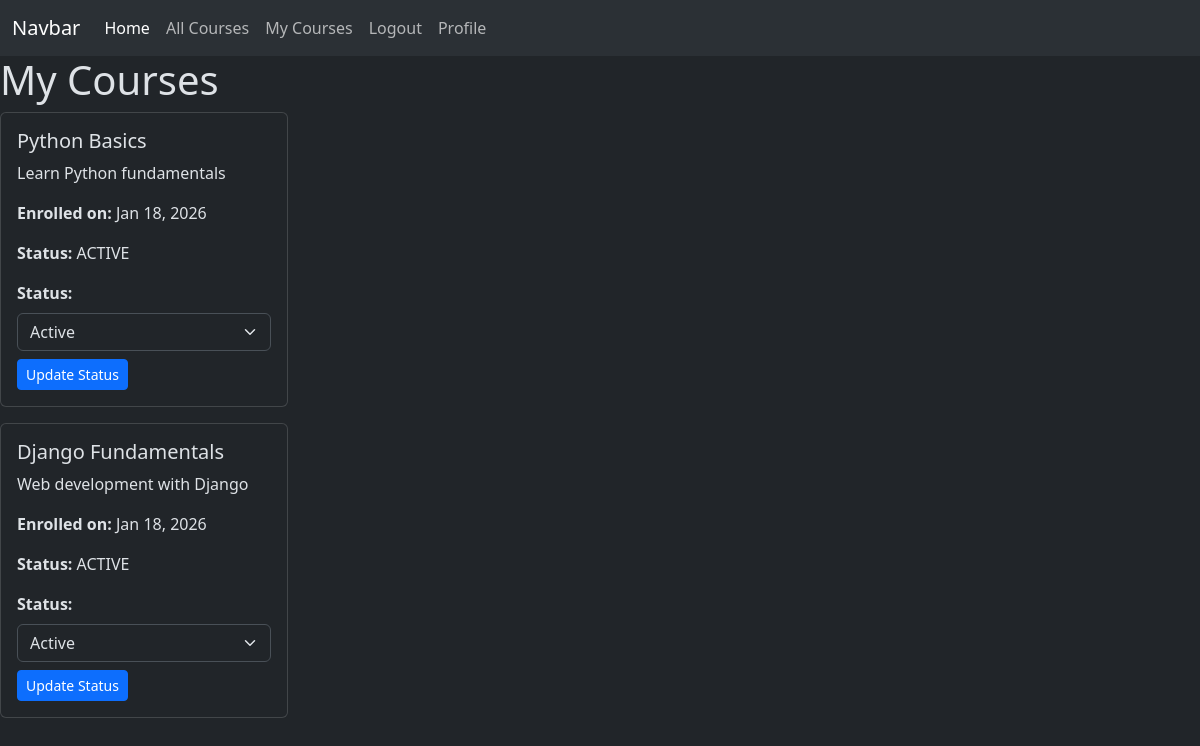
The page /courses/my_courses (signed in) on the database as committed earlier.
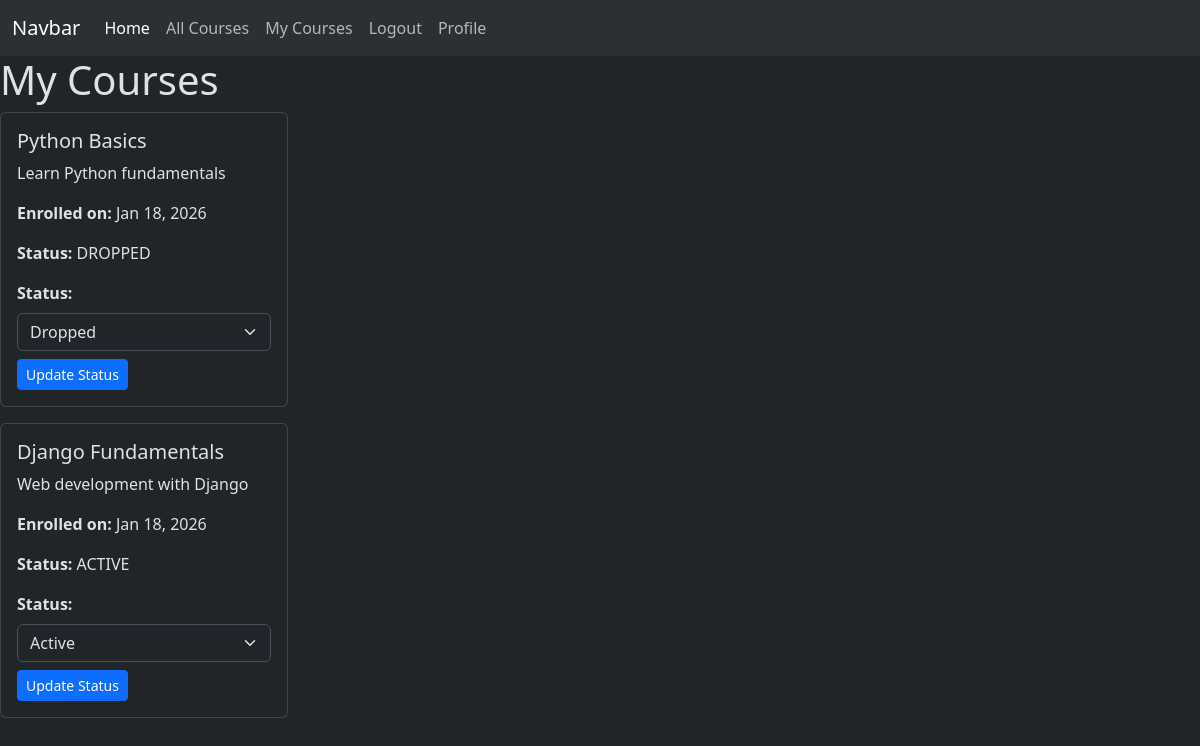
The same page on the database as committed later.
### courses/models.py (models this page shows, shortened)
class Enrollment(models.Model):
    STATUS_CHOICES = [
        ('ACTIVE', 'Active'),
        ('COMPLETED', 'Completed'),
        ('DROPPED', 'Dropped'),
    ]
    student = models.ForeignKey('userApp.CustomUser',on_delete=models.CASCADE,related_name='enrollments')
    course = models.ForeignKey('courses.Course',on_delete=models.CASCADE,related_name='enrollments')
    enrolled_date = models.DateTimeField(auto_now_add=True)
    status = models.CharField(max_length=10,choices=STATUS_CHOICES,default='ACTIVE')
    class Meta:
        unique_together = ('student', 'course')

class Course(models.Model):
    title = models.CharField(max_length=155,)
    description = models.TextField()

### courses/views.py (the view)
# urls.py: path('my_courses',views.my_courses,name="my_courses"),
@login_required
def my_courses(request):
    enrollments = Enrollment.objects.filter(student=request.user)
    return render(request,'my_courses.html',{'enrollments':enrollments})

### courses/templates/my_courses.html (shortened to what this page needs)
{% extends "layout.html" %}
{% block content %}
<h1>My Courses</h1>
{% for enrollment in enrollments %}
    <div class="card mb-3" style="width: 18rem;">
        <div class="card-body">
            <h5 class="card-title">{{ enrollment.course.title }}</h5>
            <p class="card-text">{{ enrollment.course.description }}</p>
            <p class="card-text">
                <strong>Enrolled on:</strong>
                {{ enrollment.enrolled_date|date:"M d, Y" }}
            </p>
            <p class="card-text">
                <strong>Status:</strong>
                {{ enrollment.status }}
            </p>
    <form method="post" action="{% url 'courses:update_enrollment_status' enrollment.id %}">
        <label class="form-label"><strong>Status:</strong></label>
        <select name="status" class="form-select mb-2">
            {% for key, label in enrollment.STATUS_CHOICES %}
                <option value="{{ key }}"
                    {% if enrollment.status == key %}selected{% endif %}
                >
                    {{ label }}
                </option>
            {% endfor %}
        </select>
        <button type="submit" class="btn btn-sm btn-primary">
            Update Status
        </button>
    </form>
        </div>
    </div>
{% empty %}
    <p>You are not enrolled in any courses.</p>
{% endfor %}
{% endblock %}

### templates/layout.html (shortened to what this page needs)
<!doctype html>
<html lang="en" data-bs-theme="dark">
  <head>
    <link
      href="https://cdn.jsdelivr.net/npm/bootstrap@5.3.8/dist/css/bootstrap.min.css"
      rel="stylesheet"
    />
  </head>
  <body>
    <nav class="navbar navbar-expand-lg bg-body-tertiary">
      <div class="container-fluid">
        <a class="navbar-brand" href="#">Navbar</a>
        <div class="collapse navbar-collapse" id="navbarNav">
          <ul class="navbar-nav">
            <li class="nav-item">
              <a class="nav-link active" aria-current="page" href="#">Home</a>
            </li>
            <li class="nav-item">
              <a class="nav-link" href="{% url 'courses:list_courses' %}">All Courses</a>
            </li>
            <li class="nav-item">
              <a class="nav-link" href="{% url 'courses:my_courses' %}">My Courses</a>
            </li>
            {% if user.is_authenticated %}
                <li class="nav-item">
                  <a class="nav-link" href="{% url 'user:logout' %}">Logout</a>
                </li>
                <li class="nav-item">
                  <a class="nav-link" href="{% url 'user:profile' %}">Profile</a>
                </li>
            {% endif %}
          </ul>
        </div>
      </div>
    </nav>
    {% block content %} <h1>Login to View And Enroll in Course</h1>{% endblock %}
  </body>
</html>

Rows that differ between the two databases and show on the page:
changed Enrollment "Python Basics": status "ACTIVE" → "DROPPED"; status "Active" → "Dropped"
